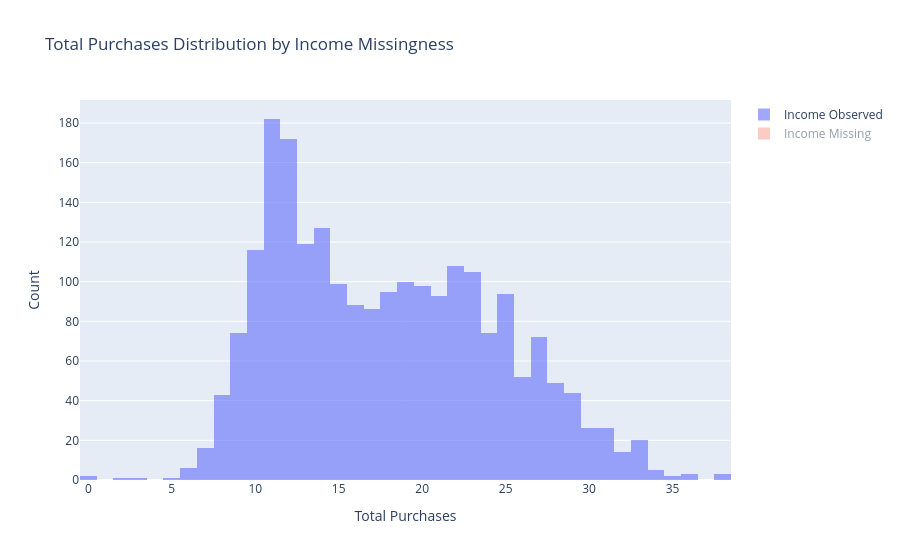

Notebook code for this chart:
### Code cell
fig = go.Figure()

fig.add_trace(go.Histogram(
    x=df.loc[df['Income_missing'] == False, 'total_purchases'],
    name="Income Observed"
))

fig.add_trace(go.Histogram(
    x=df.loc[df['Income_missing'] == True, 'total_purchases'],
    name="Income Missing",
    visible="legendonly"
))

fig.update_layout(
    barmode='overlay',
    title="Total Purchases Distribution by Income Missingness",
    xaxis_title="Total Purchases",
    yaxis_title="Count"
)

fig.update_traces(opacity=0.6)
fig.show()

### Figure 1 — Plotly figure (JSON) as saved in the notebook; plotly's stock layout.template omitted (floating-point values rounded to 4 significant figures; data arrays with more than 128 entries replaced by an {"elided": "..."} marker saying what was removed)
{"data": [{"name": "Income Observed", "opacity": 0.6, "type": "histogram", "x": {"elided": "2216 int values"}}, {"name": "Income Missing", "opacity": 0.6, "type": "histogram", "visible": "legendonly", "x": [10, 28, 10, 13, 11, 14, 26, 10, 15, 20, 22, 26, 22, 17, 9, 10, 11, 21, 12, 14, 15, 19, 22, 1]}], "layout": {"barmode": "overlay", "title": {"text": "Total Purchases Distribution by Income Missingness"}, "xaxis": {"title": {"text": "Total Purchases"}}, "yaxis": {"title": {"text": "Count"}}}}
